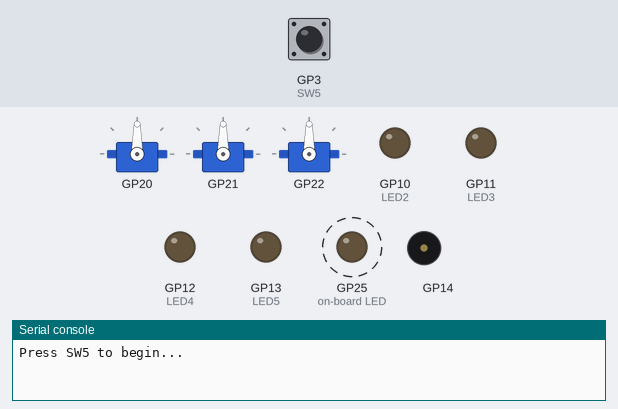
Simulated run of this program. Board: Raspberry Pi Pico running MicroPython. Shown: 3 × servo, output pins drawn as LEDs (lit = HIGH), buzzer (waves = sounding), the last lines printed to the serial console. Dashed ring = blinking. The test bench sets the inputs (shaded band); at power-on: GP3 (SW5) HIGH. Servo angles are drawn from the pulse width (0.5 ms = 0°, 2.5 ms = 180°). At 4.9 s the program stops and its outputs stay as they are.

Above: at 1.25 s.
1.3 s: GP3 (SW5) pulled LOW for 0.15 s
At 3.6 s:
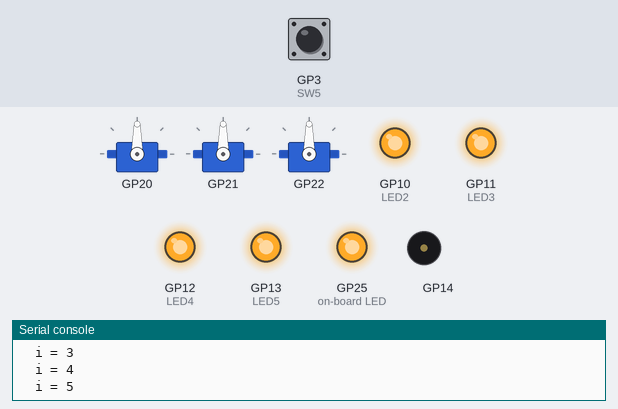
At 6.1 s:
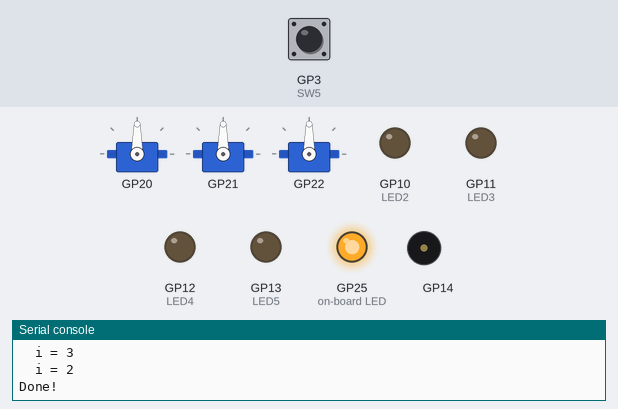
Timing chart, 0 to 6.4 s (numbered marks = the images above; inputs shaded):
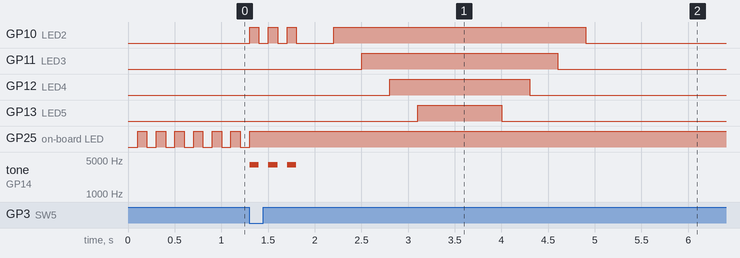

The program:

Activity_B07_Counted_Loops.py
```python
# ================================================================================
# Beginner Activity 7: Counted Loops [Activity_B07_Counted_Loops.py]
# Version: 1.2
# Updated: September 10, 2026
#
# Platform: mirobo.tech BEAPER Pico circuit (any configuration)
# Requires: BEAPER_Pico.py board module file
# ================================================================================

# IMPORTANT: Copy BEAPER_Pico.py into your Raspberry Pi Pico.
import BEAPER_Pico as beaper  # Set up BEAPER Pico I/O

import time

# --- Program Constants ----------------
FLASH_DELAY = const(100)
STEP_DELAY = const(300)

# --- Program Variables ----------------
SW5_pressed = False

beaper.pico_led_on()  # Status LED

# Wait for SW5 to begin
print("Press SW5 to begin...")
while not SW5_pressed:
    beaper.pico_led_toggle()
    time.sleep_ms(FLASH_DELAY)
    SW5_pressed = (beaper.SW5.value() == 0)

beaper.pico_led_on()
print("Starting!")

# Part 1: Repeat a done signal three times using a for loop
print("Part 1: for loop repeat")
for i in range(3):
    beaper.LED2.value(1)
    beaper.tone(4000, FLASH_DELAY)
    beaper.LED2.value(0)
    time.sleep_ms(FLASH_DELAY)

time.sleep_ms(STEP_DELAY)

# Part 2: Count up through LEDs using the loop variable
print("Part 2: count up")
for i in range(2, 6):
    print("  i =", i)
    beaper.LED2.value(1 if i >= 2 else 0)
    beaper.LED3.value(1 if i >= 3 else 0)
    beaper.LED4.value(1 if i >= 4 else 0)
    beaper.LED5.value(1 if i >= 5 else 0)
    time.sleep_ms(STEP_DELAY)

time.sleep_ms(STEP_DELAY)

# Part 3: Count down through LEDs using a negative step
print("Part 3: count down")
for i in range(5, 1, -1):
    print("  i =", i)
    beaper.LED2.value(1 if i >= 2 else 0)
    beaper.LED3.value(1 if i >= 3 else 0)
    beaper.LED4.value(1 if i >= 4 else 0)
    beaper.LED5.value(1 if i >= 5 else 0)
    time.sleep_ms(STEP_DELAY)

# All LEDs off
beaper.LED2.value(0)
beaper.LED3.value(0)
beaper.LED4.value(0)
beaper.LED5.value(0)
print("Done!")


# ================================================================================
# Guided Exploration
# ================================================================================
#
# In Activity 6, Extension Activity 1 asked you to replace three
# manual repetitions with a while loop. The while loop required
# you to manage a loop control variable yourself - initialize it,
# check it in the condition, and update it inside the loop body.
#
# The for loop structure is designed specifically for situations
# where the number of iterations is known in advance. It handles
# the initialize, check, and update steps automatically, leaving you
# to focus on what the loop body should do. This activity explores
# three forms of the for loop - range(n), range(start, stop), and
# range(start, stop, step) - and when to use each one.
#
# --------------------------------------------------------------------------------
# GE 1 - range(3) and the for loop
# --------------------------------------------------------------------------------
#
# Look at Part 1 of this program:
#
# Example code:
#
# for i in range(3):
#   beaper.LED2.value(1)
#   beaper.tone(4000, FLASH_DELAY)
#   beaper.LED2.value(0)
#   time.sleep_ms(FLASH_DELAY)
#
# The 'for i in range(3):' line tells MicroPython to run the loop
# body three times, automatically managing a loop index variable
# named 'i'. The range(3) function produces the sequence of values
# that always starts at 0, and in this case counts 0, 1, 2 - one
# for each iteration.
#
# You can verify the sequence by adding a print statement inside the
# loop to print the value of i on each iteration, like this:
#
# Example code:
#
# for i in range(3):
#   print("i =", i)
#   beaper.LED2.value(1)
#   ...
#
# Run the program and observe the console output. Does i have the
# values you expected? Compare this for loop with the while loop
# solution you wrote in Activity 6 Extension Activity 1. What does
# the for loop handle automatically that your while loop required
# you to do manually?
#
# --------------------------------------------------------------------------------
# GE 2 - range(start, stop) and conditional expressions
# --------------------------------------------------------------------------------
#
# GE 1 shows how the loop's index variable always starts at zero,
# which doesn't matter since its value isn't used by any other part
# of the program code - it's only used internally to count loop
# iterations.
#
# Part 2 of the program uses a two-argument form of range() that
# enables the index variable to be more useful outside of the loop:
#
# Example code:
#
# for i in range(2, 6):
#
# This tells MicroPython to start at 2 and stop before 6, producing
# the values 2, 3, 4, 5. This lets the loop index values match the LED
# numbers on the circuit board - a nice usability benefit!
#
# Look at how i is used inside the Part 2 loop body:
#
# Example code:
#
# beaper.LED2.value(1 if i >= 2 else 0)
# beaper.LED3.value(1 if i >= 3 else 0)
# beaper.LED4.value(1 if i >= 4 else 0)
# beaper.LED5.value(1 if i >= 5 else 0)
#
# Here, i is not just being counted - it is being used as meaningful
# data. Each line uses a conditional expression that reads 'A if
# condition, else B', and evaluates to A when the condition is True,
# and B when it's False. This is a compact way to choose between two
# values based on a comparison, and you'll see it used again in later
# activities.
#
# When i is 2, only LED2 is lit. For what other values is LED2 lit?
# Trace through all four values of i (2, 3, 4, 5) and describe which
# LEDs you expect to be lit for each value.
#
# Run the program to verify your prediction. Was it correct?
#
# --------------------------------------------------------------------------------
# GE 3 - range(start, stop, step)
# --------------------------------------------------------------------------------
#
# Part 3 uses a three-argument form of range():
#
# Example code:
#
# for i in range(5, 1, -1):
#
# The third argument is the step - the amount added to i after each
# iteration. A step of -1 counts downward. This produces the values
# 5, 4, 3, 2 - stopping before reaching 1.
#
# Why does the sequence stop at 2 and not at 1? What would you change
# to make it include 1 as well?
#
# Try replacing the step with -2 in Part 3:
#
# Example code:
#
# for i in range(5, 0, -2):
#
# What values does i take? What do the LEDs show? Add a print
# statement to verify your prediction.
#
# --------------------------------------------------------------------------------
# GE 4 - Naming the loop variable
# --------------------------------------------------------------------------------
#
# The loop variable in a for loop doesn't have to be named 'i'. That
# name is just a common convention, but any name works and a descriptive
# name is often preferable. In fact, if you don't need to use the loop
# variable at all (as in Part 1, where only the number of repetitions
# matters), Python convention is to use an underscore '_' as the
# variable name to signal that the value is intentionally ignored:
#
# Example code:
#
# for _ in range(3):
#   beaper.LED2.value(1)
#   beaper.tone(4000, FLASH_DELAY)
#   beaper.LED2.value(0)
#   time.sleep_ms(FLASH_DELAY)
#
# Replace 'i' with '_' in the Part 1 loop and verify that the program
# still works identically. When should you choose to use a meaningful
# name like 'i' or 'count' instead of '_'?
#
# As a preview of something you'll explore in the intermediate
# activities: MicroPython's for loop can iterate over any sequence,
# not just a range of numbers. The BEAPER_Pico.py board module
# defines a list of LED objects called LEDS, so you can write:
#
# Example code:
#
# for led in beaper.LEDS:
#   led.value(1)
#   time.sleep_ms(STEP_DELAY)
#
# ...and the loop will visit each LED in turn without needing a range
# or an index variable at all, or even knowing how many there are!
#
# A string is a sequence too, and you can iterate over each character
# in a string the same way each led in LEDS was, above:
#
# Example code:
#
# for char in "abc":
#   print(char)
#
# Try it. How many times does the loop run? What does each iteration
# print? You'll use this exact pattern - iterating directly over a
# string of symbols - in this activity's project.
#
# Lists (like beaper.LEDS above) are introduced in the intermediate
# activities, but string iteration is fair game any time you need it.
#
# --------------------------------------------------------------------------------
# GE 5 - for vs. while
# --------------------------------------------------------------------------------
#
# A for loop and a while loop can often solve the same problem. Here
# is the Part 1 for loop rewritten as a while loop:
#
# Example code:
#
# count = 0
# while count < 3:
#   beaper.LED2.value(1)
#   beaper.tone(4000, FLASH_DELAY)
#   beaper.LED2.value(0)
#   time.sleep_ms(FLASH_DELAY)
#   count += 1
#
# And here is a while loop equivalent for the Part 2 for loop:
#
# Example code:
#
# i = 2
# while i < 6:
#   beaper.LED2.value(1 if i >= 2 else 0)
#   beaper.LED3.value(1 if i >= 3 else 0)
#   beaper.LED4.value(1 if i >= 4 else 0)
#   beaper.LED5.value(1 if i >= 5 else 0)
#   time.sleep_ms(STEP_DELAY)
#   i += 1
#
# Both approaches produce identical results. When would you choose a
# for loop over a while loop, and when would a while loop be the
# better choice? Think about what each one communicates to someone
# reading your code.
#
# --------------------------------------------------------------------------------
# GE 6 - Nested for loops
# --------------------------------------------------------------------------------
#
# A for loop can be placed inside another for loop - this is called
# nesting. Here is a simple example to try:
#
# Example code:
#
# for led in range(2, 6):
#   for flash in range(led - 1):
#     beaper.LED2.value(1 if led >= 2 else 0)
#     beaper.LED3.value(1 if led >= 3 else 0)
#     beaper.LED4.value(1 if led >= 4 else 0)
#     beaper.LED5.value(1 if led >= 5 else 0)
#     time.sleep_ms(FLASH_DELAY)
#     beaper.LED2.value(0)
#     beaper.LED3.value(0)
#     beaper.LED4.value(0)
#     beaper.LED5.value(0)
#     time.sleep_ms(FLASH_DELAY)
#   time.sleep_ms(STEP_DELAY)
#
# Before running it, trace through the loop values and predict what
# you will see. For each value of 'led', how many times does the
# inner loop run? What does the pattern look like?
#
# Run the program to check your prediction. Print both loop variables
# to the console to help verify your understanding of what is
# happening at each step.


# ================================================================================
# Extension Activities
# ================================================================================
#
# For loops are the right tool when the number of iterations is known
# in advance. Before starting each program below, think about which
# loop type fits each part of the problem - a for loop where the
# count is fixed, and a while loop where the program needs to wait
# for something to happen or respond to changing conditions.
#
# --------------------------------------------------------------------------------
# EA 1 - Rewrite Activity 6 with counted loops
# --------------------------------------------------------------------------------
#
# Rewrite the Activity 6 starter program, replacing only the parts
# that are naturally expressed as counted loops. The wait-for-SW5
# loop should remain a while loop - explain in a comment why it
# cannot be replaced with a for loop. The countdown should become a
# for loop using range() with a negative step, and the done signal
# should become a for loop using range(3).
#
# How much shorter is the rewritten version compared to the
# Activity 6 original? Which version do you find easier to read?
#
# --------------------------------------------------------------------------------
# EA 2 - Animated bar graph
# --------------------------------------------------------------------------------
#
# Create an LED bar graph that fills from left to right and then
# empties from right to left, repeating continuously. Use two for
# loops - one to fill and one to empty - and adjust the step delay to
# find a speed that looks smooth.
#
# Extend the program so that SW4 speeds up the animation and SW3
# slows it down, using a variable delay that changes with each button
# press. What minimum and maximum values make sense?
#
# --------------------------------------------------------------------------------
# EA 3 - Structured LED display
# --------------------------------------------------------------------------------
#
# Use nested for loops to create a structured LED display. The outer
# loop should select each LED in sequence (LED2 through LED5), and
# the inner loop should flash that LED a number of times equal to its
# position in the sequence (LED2 flashes once, LED3 flashes twice,
# LED4 three times, LED5 four times). Add a short pause between each
# LED's flashes and a longer pause between LEDs.
#
# Once this works, add a second pass in reverse order using a second
# pair of nested loops, so the full sequence goes 1-2-3-4 flashes and
# then 4-3-2-1 flashes before repeating.
#
# --------------------------------------------------------------------------------
# EA 4 - Binary counter
# --------------------------------------------------------------------------------
#
# Create a binary counter that uses the four LEDs to display the
# binary representation of numbers from 0 to 15. Use a for loop to
# count from 0 to 15, and for each value light the LEDs to show its
# binary representation:
#
#  - LED2 represents the 1s place (bit 0)
#  - LED3 represents the 2s place (bit 1)
#  - LED4 represents the 4s place (bit 2)
#  - LED5 represents the 8s place (bit 3)
#
# Hint: MicroPython's bitwise AND operator '&' and right-shift
# operator '>>' can help extract individual bits from a number:
#
# Example code:
#
# for i in range(16):
#   beaper.LED2.value((i >> 0) & 1)  # bit 0
#   beaper.LED3.value((i >> 1) & 1)  # bit 1
#   beaper.LED4.value((i >> 2) & 1)  # bit 2
#   beaper.LED5.value((i >> 3) & 1)  # bit 3
#   time.sleep_ms(STEP_DELAY)
#
# Use print to display each number's decimal value and its binary
# representation in the console alongside the LED display. What is
# the highest number the four LEDs can represent?
#
# --------------------------------------------------------------------------------
# Project: Morse Code
# --------------------------------------------------------------------------------
#
# Looking for a bigger challenge that pulls these ideas together?
# B07_Morse_Code_Project.py is a separate, open-ended project file
# that asks you to encode a message of your choice as Morse code
# using LED flashes and tones, iterating over a sequence with a for
# loop. It's provided as a skeleton with TODOs rather than a finished
# program - a good next step if you'd like to build your skills and
# design your own program.
```

Source omitted: BEAPER_Pico.py (11693 bytes)

Measured:
- after the input at 1.3 s, GP10 (LED2): LOW → HIGH at once, → LOW 0.10 s later, → HIGH 0.10 s later, → LOW 0.10 s later, … (8 changes in this stretch); GP11 (LED3): LOW → HIGH after 1.2 s, → LOW 2.1 s later
- by itself, GP25 (on-board LED): alternates HIGH for 0.10 s and LOW for 0.10 s
